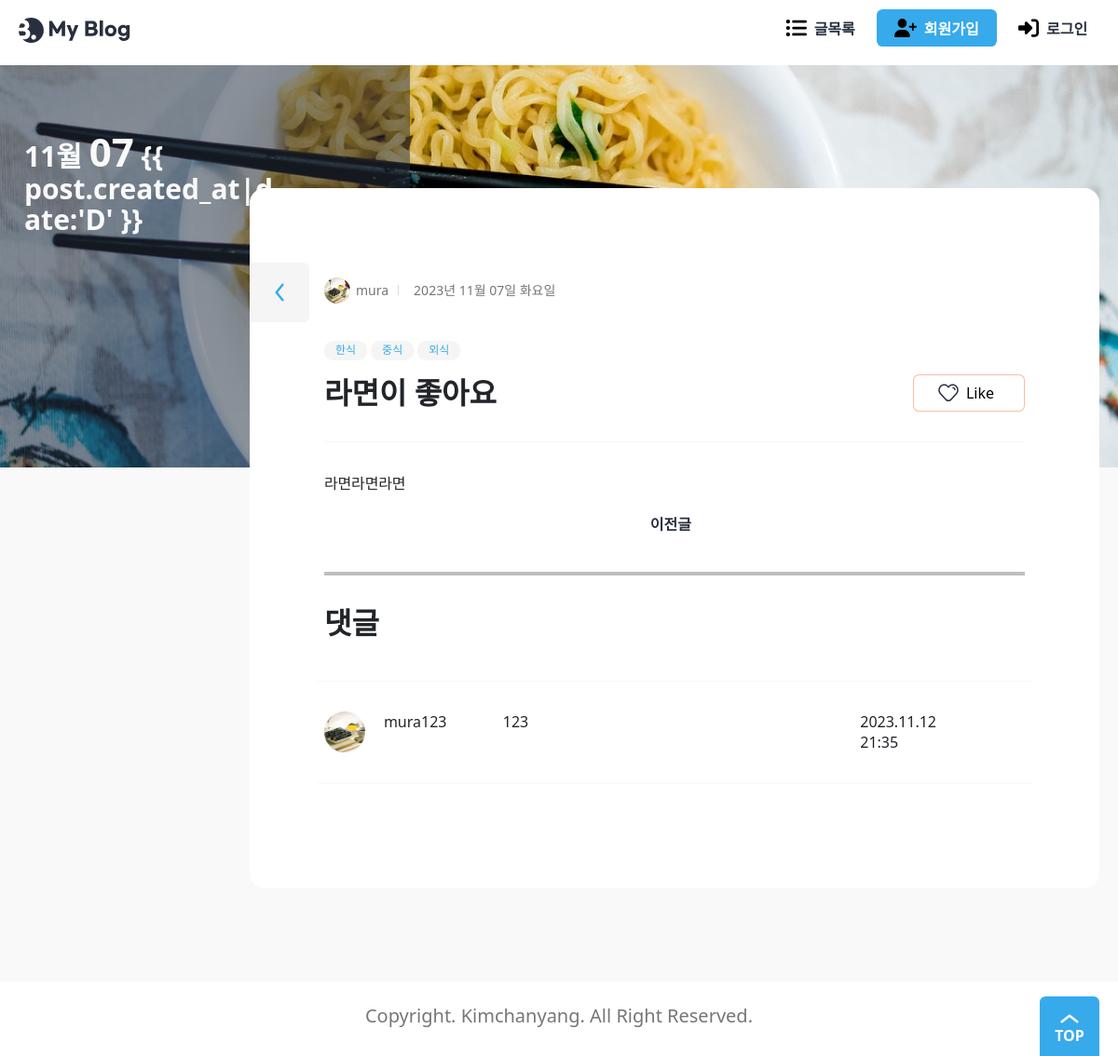
The page /blog/141/ on the database its author committed.
### blog/models.py (models this page shows, shortened)
class Post(models.Model):
    title = models.CharField(_("제목"), max_length=50)
    content = models.TextField(_("내용"))
    head_image = models.ImageField(
        _("메인 이미지"), upload_to="blog/images/%Y/%m/%d/", blank=True
    )
    file_upload = models.FileField(
        _("파일"), upload_to="blog/files/%Y/%m/%d/", blank=True
    )
    created_at = models.DateTimeField(_("작성일자"), auto_now_add=True)
    updated_at = models.DateTimeField(_("수정일자"), auto_now=True)
    author = models.ForeignKey(User, on_delete=models.CASCADE, verbose_name="작성자")
    tags = models.ManyToManyField("Tag", blank=True, verbose_name="태그")
    view_count = models.PositiveIntegerField(verbose_name="조회수", default=0)
    likes_count = models.PositiveIntegerField(verbose_name="좋아요", default=0)
    class Meta:
        ordering = ["-created_at"]

class Tag(models.Model):
    name = models.CharField(max_length=50, unique=True, verbose_name="태그 이름")
    def __str__(self):
        return self.name

class Comment(models.Model):
    post = models.ForeignKey(
        Post, on_delete=models.CASCADE, related_name="comments", verbose_name="원본 포스트"
    )
    author = models.ForeignKey(User, on_delete=models.CASCADE, verbose_name="작성자")
    message = models.TextField(_("메시지"))
    created_at = models.DateTimeField(_("작성일자"), auto_now_add=True)
    updated_at = models.DateField(_("수정일자"), auto_now=True)

### accounts/models.py (models this page shows)
class User(AbstractUser):
    nickname = models.CharField(_("닉네임"), max_length=50)
    profile_img = models.ImageField(
        _("프로필 사진"), upload_to=user_directory_path, blank=True
    )
    class Meta:
        db_table = "User"

### blog/views.py (the view)
# urls.py: path("<int:pk>/", views.PostDetail.as_view(), name="detail"),
class PostDetail(DetailView):
    model = Post
    context_object_name = "post"
    def get(self, request, pk):
        try:
            post = Post.objects.get(pk=pk)
        except Post.DoesNotExist:
            return render(request, "blog/post_404.html")
        post.view_count += 1
        post.save()
        try:
            next_post = (
                Post.objects.filter(created_at__gt=post.created_at)
                .order_by("created_at")
                .first()
            )
        except Post.DoesNotExist:
            next_post = None
        try:
            previous_post = (
                Post.objects.filter(created_at__lt=post.created_at)
                .order_by("-created_at")
                .first()
            )
        except Post.DoesNotExist:
            previous_post = None
        comments = Comment.objects.filter(post=post)
        contaxt = {
            "post": post,
            "previous_post": previous_post,
            "next_post": next_post,
            "comments": comments,
        }
        return render(request, "blog/post_detail.html", contaxt)
    def post(self, request, pk):
        try:
            post = Post.objects.get(pk=pk)
        except Post.DoesNotExist:
            return render(request, "blog/post_404.html")
        form = CommentForm(request.POST)
        if form.is_valid():
            comment = form.save(commit=False)
            comment.post = post
            comment.author = request.user
            comment.save()
        return redirect("post_detail", pk=pk)

### templates/blog/post_detail.html (shortened to what this page needs)
{% extends "base.html" %} {% block main %} {% load static %}
<div
    class="banner"
    {%
    if
    post.head_image
    %}
    style="background-image: url({{ post.head_image.url }})"
    {%
    endif
    %}
>
    <div class="max-width">
        <div class="banner-contents">
            <p class="today">
                {{ post.created_at|date:'M' }}
                <em>{{ post.created_at|date:'d' }}</em> {{
                post.created_at|date:'D' }}
            </p>
        </div>
    </div>
</div>
<div class="view">
    <div class="max-width">
        <section class="wrap-box">
            <div class="inner">
                <dl class="author-wrap">
                    <dd class="author">
                        {% if post.author.profile_img %}
                        <img src="{{ post.author.profile_img.url }}" alt="" />
                        {% else %}
                        <img
                            src="{% static './assets/blank_profile.png' %}"
                            alt=""
                        />
                        {% endif %} {% if post.nickname %} {{ post.nickname }}
                        {% else %} {{ post.author }} {% endif %}
                    </dd>
                    <dd class="created">
                        {{ post.created_at|date:'Y년 m월 d일 D' }}
                    </dd>
                </dl>
                <dl class="category">
                    {% for tag in post.tags.iterator %}
                    <dd><a href="{% url 'search:tag' tag %}">{{ tag }}</a></dd>
                    {% endfor %}
                </dl>
                <div class="title-wrap">
                    <h2>{{ post.title }}</h2>
                    <button class="btn-like">Like</button>
                </div>
                <hr />
                <div class="view-contents">
                    <p>{{ post.content }}</p>
                </div>
                <div class="d-flex justify-content-center">
                    {% if previous_post %}
                    <a
                        href="{% url 'post:detail' previous_post.id %}"
                        class="button white"
                        >이전글</a
                    >
                    {% endif %} &nbsp;&nbsp;
                </div>
                <hr style="border: solid 2px black" />
                <div class="title-wrap">
                    <h2>댓글</h2>
                </div>
                <div class="view-comment">
                    <div class="row">
                        <hr />
                        {% for comment in comments %}
                        <div class="col-md-1 profile-img">
                            <a href="#">
                                {% if comment.author.profile_img %}
                                <img
                                    src="{{ comment.author.profile_img.url }}"
                                />
                                {% else %}
                                <img
                                    src="{% static './assets/blank_profile.png' %}"
                                />
                                {% endif %}
                            </a>
                        </div>
                        <div class="col-md-2" style="display: block">
                            {% if comment.author.nickname %}
                                {{ comment.author.nickname }}
                            {% else %}
                                {{ comment.author }}
                            {% endif %}
                        </div>
                        <div class="col-md-6">{{ comment.message }}</div>
                        <div class="col-md-2">
                            {{ comment.created_at|date:'Y.m.d H:i' }}
                        </div>
                        <div class="col-md-1">
                        </div>
                        <hr />
                        {% endfor %}
                    </div>
                </div>
                <a href="{% url 'post:list' %}" class="btn-back">
                </a>
            </div>
        </section>
    </div>
</div>
{% endblock main %}

### static/css/global.css (style rules this page uses)
:root { --main-color: rgb(55, 170, 236); --main-rgb: 55, 171, 236; --outline-border: rgb(55, 160, 236); --red-color: rgb(243, 124, 75); --red-rgb: 243, 124, 75; --black-color: #28303f; --white-color: #fff; --gray-color: #767676; --border-color: #ddd; --gray-background-light: #f9f9f9; --gray-background: #f5f5f5; --gray-text: #6f6f6f; --border-radius: 0.4em; }
h1, a, div, p, section, article, input, textarea { box-sizing: border-box; }
a { text-decoration: none; color: inherit; }
html { font-size: 10px; }
body { font-size: 1.6rem; line-height: 1.4; }
input, button { font-size: inherit; font-family: inherit; }
button { cursor: pointer; }
a { border-radius: 0.8rem; overflow: hidden; }
img { vertical-align: bottom; }
body { background: var(--gray-background-light); }
.max-width { width: 1224px; max-width: calc(100% - 4rem); margin: 0 auto; }

### static/css/header.css (style rules this page uses)
.profile-img a { width: 4.4rem; height: 4.4rem; display: block; border-radius: 50%; }
.profile-img img { width: 100%; height: 100%; object-fit: cover; }

### static/css/button.css (style rules this page uses)
.button { display: inline-flex; align-items: center; justify-content: center; gap: 0.8rem; height: 4rem; padding: 0.2rem 1.2em 0; border: 0; border-radius: var(--border-radius); background: var(--main-color); color: var(--white-color); text-transform: uppercase; font-weight: bold; line-height: 1; }
.button.white { padding: 0.2rem 0.8em 0; background: var(--white-color); color: var(--black-color); }
.btn-back { width: 6.4rem; height: 6.4rem; border-radius: 0 var(--border-radius) var(--border-radius) 0; background: var(--gray-background) url(../assets/ArrowLeft-blue.svg) no-repeat 50% 50% / 4rem; font-size: 1.6rem; }
.btn-like { width: 12rem; height: 4rem; padding-left: 3rem; border: 1px solid rgba(var(--red-rgb), 0.5); border-radius: var(--border-radius); background: var(--white-color) url(../assets/icon-like.svg) no-repeat 2.5rem 50% / 2.4rem; transition: all 0.3s; }

### static/css/banner.css (style rules this page uses)
.banner { position: relative; background: url(../assets/background.jpg) no-repeat 50% 50% / cover; height: 27em; margin-bottom: -7em; }
.banner-contents { width: 28rem; padding: 7rem 0 14.5rem; text-align: center; color: var(--gray-background-light); }
.banner-contents::before { content: ""; display: block; position: absolute; top: 0; left: 0; width: calc((100% - 1224px) / 2 + 44rem); height: 100%; background: rgba(40, 48, 63, 0.5); }
.banner-contents > * { position: relative; }
.today { padding-left: 0.8em; font-size: 5rem; font-weight: bold; text-align: left; line-height: 1.1; }
.today em { display: block; font-size: 2em; margin-bottom: -0.15em; }
@media (max-width: 1280px) { .banner-contents::before { width: 44rem; } }
@media (max-width: 1260px) { .today { font-size: 3rem; padding-left: 0.2em; } }
@media (max-width: 1260px) { .today em { display: inline; font-size: 1.4em; } }

### static/css/category.css (style rules this page uses)
.category { display: flex; flex-wrap: wrap; color: var(--main-color); }
.category dd { margin-right: 0.4rem; padding: 0.2rem 1.2rem; border-radius: calc(var(--border-radius) * 2); background: var(--gray-background); font-size: 1.2rem; }

### static/css/author.css (style rules this page uses)
.author-wrap { display: flex; gap: 1rem; color: #767676; font-size: 1.2rem; }
.author-wrap dd { display: flex; align-items: center; gap: 0.6rem; }
.author img { width: 2em; height: 2em; border-radius: 50%; }
.created::before { content: ""; display: block; width: 1px; height: 0.8em; margin-right: 1rem; background: var(--border-color); }

### static/css/wrapbox.css (style rules this page uses)
.wrap-box { position: relative; width: 60rem; max-width: calc(100% - 4rem); margin: -22rem auto 0; padding: 8rem 0; border-radius: var(--border-radius); background: var(--white-color); font-size: 4rem; transition: all 0.3s; }
.wrap-box .inner { width: 39.2rem; max-width: calc(100% - 8rem); margin: 0 auto; font-size: 1.6rem; }
.wrap-box h2 { margin-bottom: 4.8rem; font-size: 3.2rem; font-weight: bold; text-transform: uppercase; }
.mypage .wrap-box, .view .wrap-box, .write .wrap-box { width: 91.2rem; max-width: 100%; margin: -30rem 0 auto auto; padding: 8rem; }
.view .wrap-box .inner, .write .wrap-box .inner { width: 100%; max-width: 100%; }
.wrap-box hr { border: 1px solid var(--border-color); border-width: 1px 0 0 0; margin: 3.2rem 0; }

### rows shown on the page
Post: created_at "11월", created_at "07", author.profile_img (picture), author "mura", created_at "2023년 11월 07일 화요일", title "라면이 좋아요", content "라면라면라면"
Tag: name "한식"
Tag: name "중식"
Tag: name "외식"
Comment: author.profile_img (picture), author.nickname "mura123", message "123", created_at "2023.11.12 21:35"
